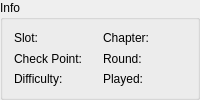
    <widget class="QGroupBox" name="infoGroupBox">
     <property name="sizePolicy">
      <sizepolicy hsizetype="MinimumExpanding" vsizetype="Preferred">
       <horstretch>0</horstretch>
       <verstretch>0</verstretch>
      </sizepolicy>
     </property>
     <property name="minimumSize">
      <size>
       <width>0</width>
       <height>0</height>
      </size>
     </property>
     <property name="title">
      <string>Info</string>
     </property>
     <layout class="QGridLayout" name="gridLayout">
      <item row="1" column="0">
       <widget class="QLabel" name="checkPointLabel">
        <property name="minimumSize">
         <size>
          <width>0</width>
          <height>0</height>
         </size>
        </property>
        <property name="text">
         <string>Check Point:</string>
        </property>
       </widget>
      </item>
      <item row="2" column="0">
       <widget class="QLabel" name="difficultyLabel">
        <property name="minimumSize">
         <size>
          <width>0</width>
          <height>0</height>
         </size>
        </property>
        <property name="text">
         <string>Difficulty:</string>
        </property>
       </widget>
      </item>
      <item row="0" column="1">
       <widget class="QLabel" name="chapterLabel">
        <property name="minimumSize">
         <size>
          <width>0</width>
          <height>0</height>
         </size>
        </property>
        <property name="text">
         <string>Chapter:</string>
        </property>
       </widget>
      </item>
      <item row="0" column="0">
       <widget class="QLabel" name="slotLabel">
        <property name="minimumSize">
         <size>
          <width>0</width>
          <height>0</height>
         </size>
        </property>
        <property name="text">
         <string>Slot:</string>
        </property>
       </widget>
      </item>
      <item row="2" column="1">
       <widget class="QLabel" name="playedLabel">
        <property name="minimumSize">
         <size>
          <width>0</width>
          <height>0</height>
         </size>
        </property>
        <property name="text">
         <string>Played:</string>
        </property>
       </widget>
      </item>
      <item row="1" column="1">
       <widget class="QLabel" name="roundLabel">
        <property name="minimumSize">
         <size>
          <width>0</width>
          <height>0</height>
         </size>
        </property>
        <property name="text">
         <string>Round:</string>
        </property>
       </widget>
      </item>
     </layout>
    </widget>
